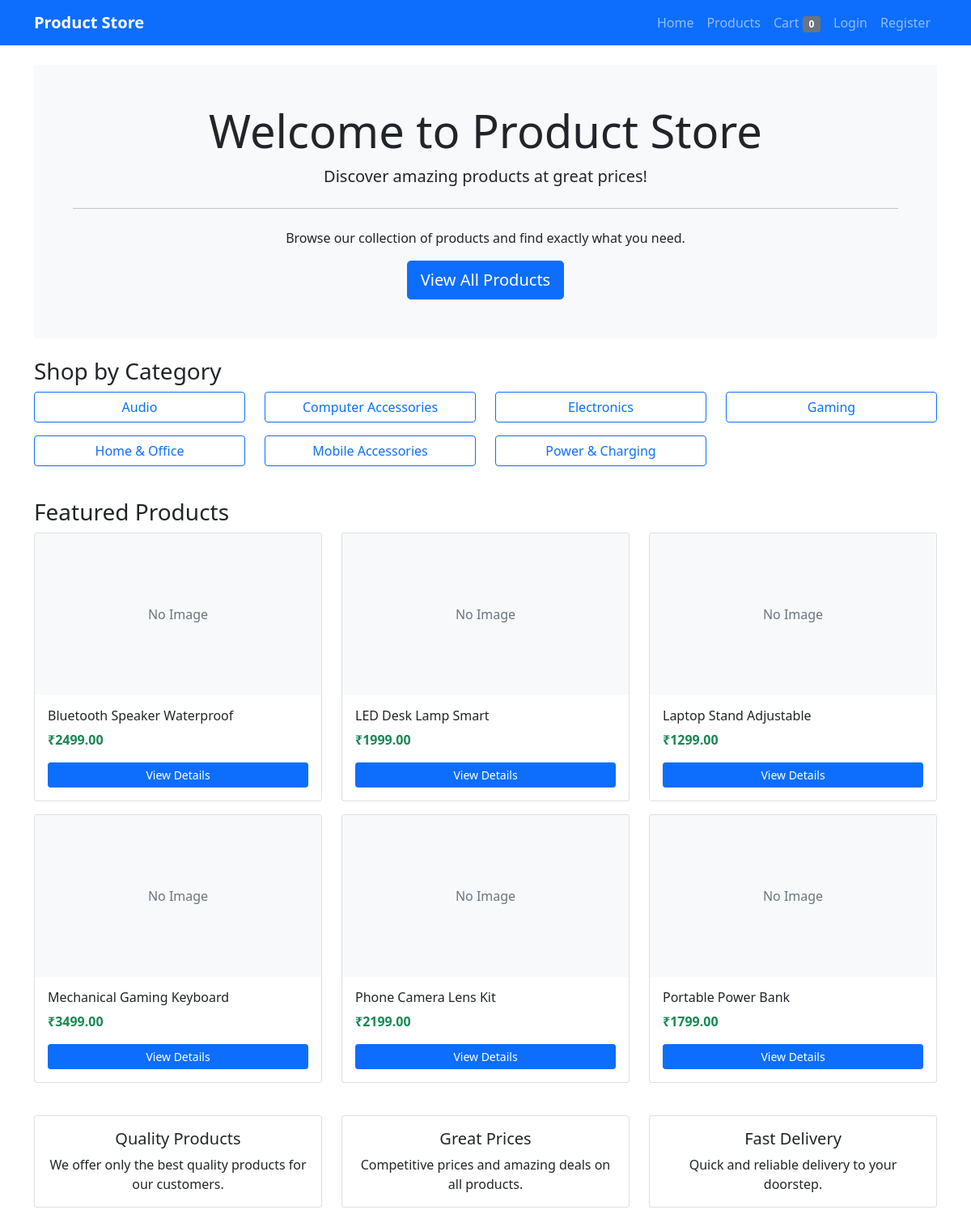
The app's page /, older data.
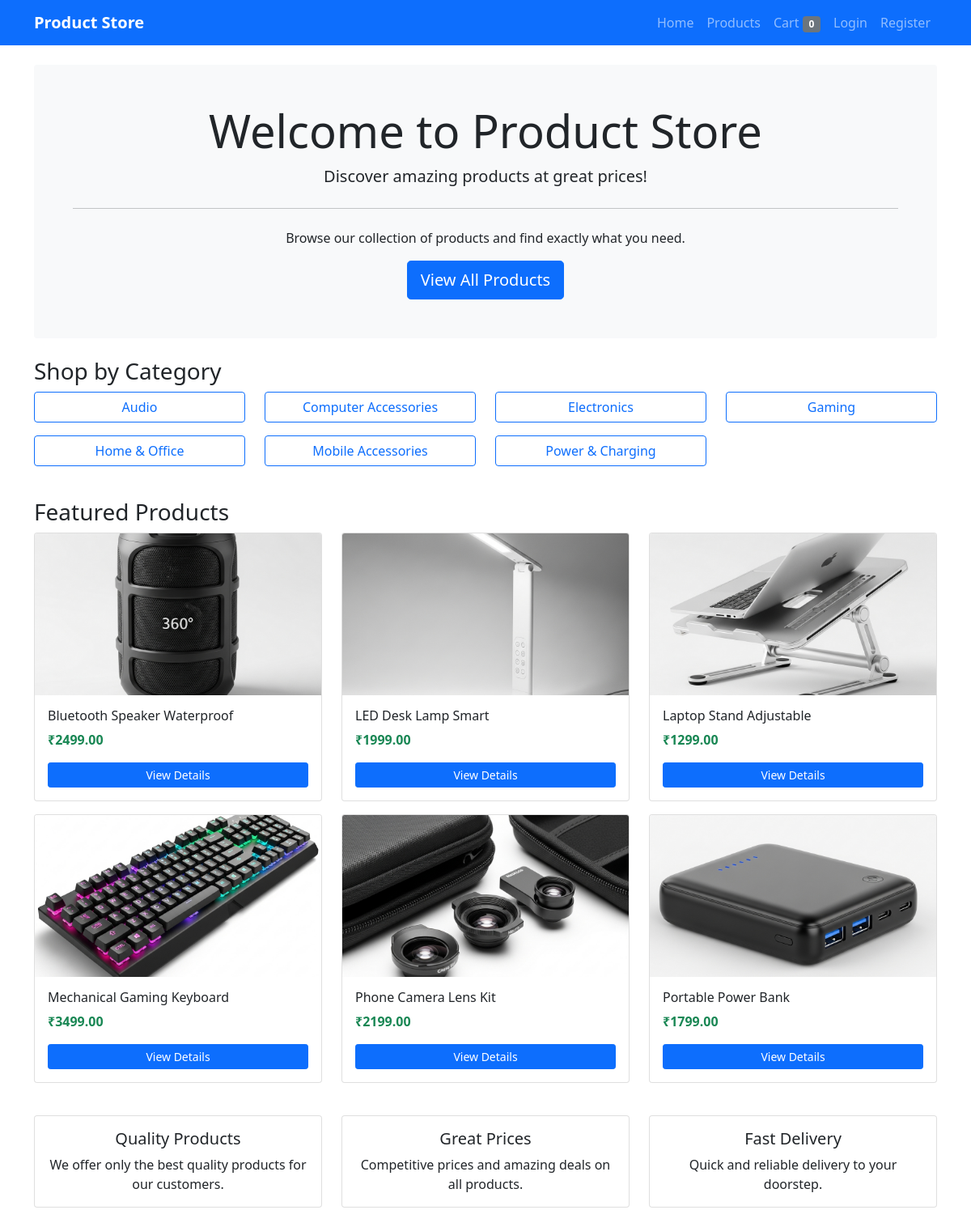
The same page, newer data.
### products/models.py (models this page shows, shortened)
class Category(models.Model):
    name = models.CharField(max_length=100)
    slug = models.SlugField(max_length=100, unique=True)
    description = models.TextField(blank=True)
    created_at = models.DateTimeField(auto_now_add=True)
    class Meta:
        verbose_name_plural = 'Categories'
        ordering = ['name']

class Product(models.Model):
    name = models.CharField(max_length=200)
    slug = models.SlugField(max_length=200, unique=True)
    description = models.TextField()
    price = models.DecimalField(max_digits=10, decimal_places=2)
    category = models.ForeignKey(Category, on_delete=models.CASCADE, related_name='products', null=True, blank=True)
    image = models.ImageField(upload_to='products/', blank=True, null=True)
    created_at = models.DateTimeField(auto_now_add=True)
    updated_at = models.DateTimeField(auto_now=True)
    class Meta:
        ordering = ['name']

### products/views.py (the view)
# urls.py: path('', views.home, name='home'),
def home(request):
    featured_products = Product.objects.filter(category__isnull=False)[:6]
    categories = Category.objects.all()
    return render(request, 'products/home.html', {
        'featured_products': featured_products,
        'categories': categories
    })

### products/templates/products/home.html (shortened to what this page needs)
{% extends 'products/base.html' %}
{% block content %}
<div class="jumbotron bg-light p-5 rounded mb-4">
    <div class="text-center">
        <h1 class="display-4">Welcome to Product Store</h1>
        <p class="lead">Discover amazing products at great prices!</p>
        <hr class="my-4">
        <p>Browse our collection of products and find exactly what you need.</p>
        <a class="btn btn-primary btn-lg" href="{% url 'product_list' %}" role="button">View All Products</a>
    </div>
</div>
{% if categories %}
<div class="row mb-4">
    <div class="col-12">
        <h3>Shop by Category</h3>
        <div class="row">
            {% for category in categories %}
            <div class="col-md-3 mb-3">
                <a href="{% url 'product_list' %}?category={{ category.slug }}" class="btn btn-outline-primary w-100">
                    {{ category.name }}
                </a>
            </div>
            {% endfor %}
        </div>
    </div>
</div>
{% endif %}
{% if featured_products %}
<div class="row mb-4">
    <div class="col-12">
        <h3>Featured Products</h3>
        <div class="row">
            {% for product in featured_products %}
            <div class="col-md-4 mb-3">
                <div class="card h-100">
                    {% if product.image %}
                        <img src="{{ product.image.url }}" class="card-img-top" alt="{{ product.name }}">
                    {% else %}
                        <div class="card-img-top bg-light d-flex align-items-center justify-content-center">
                            <span class="text-muted">No Image</span>
                        </div>
                    {% endif %}
                    <div class="card-body d-flex flex-column">
                        <h6 class="card-title">{{ product.name }}</h6>
                        <p class="card-text text-success"><strong>₹{{ product.price }}</strong></p>
                        <a href="{% url 'product_detail' product.slug %}" class="btn btn-sm btn-primary mt-auto">View Details</a>
                    </div>
                </div>
            </div>
            {% endfor %}
        </div>
    </div>
</div>
{% endif %}
<div class="row">
    <div class="col-md-4">
        <div class="card mb-4">
            <div class="card-body text-center">
                <h5 class="card-title">Quality Products</h5>
                <p class="card-text">We offer only the best quality products for our customers.</p>
            </div>
        </div>
    </div>
    <div class="col-md-4">
        <div class="card mb-4">
            <div class="card-body text-center">
                <h5 class="card-title">Great Prices</h5>
                <p class="card-text">Competitive prices and amazing deals on all products.</p>
            </div>
        </div>
    </div>
    <div class="col-md-4">
        <div class="card mb-4">
            <div class="card-body text-center">
                <h5 class="card-title">Fast Delivery</h5>
                <p class="card-text">Quick and reliable delivery to your doorstep.</p>
            </div>
        </div>
    </div>
</div>
{% endblock %}

### products/templates/products/base.html (shortened to what this page needs)
<!DOCTYPE html>
<html lang="en">
<head>
    <link href="https://cdn.jsdelivr.net/npm/bootstrap@5.1.3/dist/css/bootstrap.min.css" rel="stylesheet">
</head>
<body>
    <nav class="navbar navbar-expand-lg navbar-dark bg-primary mb-4">
        <div class="container">
            <a class="navbar-brand" href="{% url 'home' %}">Product Store</a>
            <div class="navbar-nav ms-auto">
                <a class="nav-link" href="{% url 'home' %}">Home</a>
                <a class="nav-link" href="{% url 'product_list' %}">Products</a>
                <a class="nav-link" href="{% url 'cart_view' %}">Cart <span class="badge bg-secondary">{{ request.session.cart|length|default:0 }}</span></a>
                {% if user.is_authenticated %}
                    <div class="nav-item dropdown">
                        <a class="nav-link dropdown-toggle" href="#" id="navbarDropdown" role="button" data-bs-toggle="dropdown">
                            {{ user.username }}
                        </a>
                        <ul class="dropdown-menu">
                            <li><a class="dropdown-item" href="{% url 'accounts:profile' %}">My Profile</a></li>
                            <li><a class="dropdown-item" href="{% url 'accounts:orders' %}">My Orders</a></li>
                            <li><hr class="dropdown-divider"></li>
                            <li><a class="dropdown-item" href="{% url 'accounts:logout' %}">Logout</a></li>
                        </ul>
                    </div>
                    {% if user.is_staff %}
                        <a class="nav-link" href="/admin/">Admin</a>
                    {% endif %}
                {% else %}
                    <a class="nav-link" href="{% url 'accounts:login' %}">Login</a>
                    <a class="nav-link" href="{% url 'accounts:register' %}">Register</a>
                {% endif %}
            </div>
        </div>
    </nav>
    <div class="container">
        {% block content %}
        {% endblock %}
    </div>
</body>
</html>

### products/templates/products/base.html (style rules this page uses)
.card-img-top { height: 200px; object-fit: cover; }
.navbar-brand { font-weight: bold; }

Row changes from the older to the newer data that the page shows:
changed Product "Bluetooth Speaker Waterproof": image: picture added; no longer shows "No Image"
changed Product "LED Desk Lamp Smart": image: picture added; no longer shows "No Image"
changed Product "Laptop Stand Adjustable": image: picture added; no longer shows "No Image"
changed Product "Mechanical Gaming Keyboard": image: picture added; no longer shows "No Image"
changed Product "Phone Camera Lens Kit": image: picture added; no longer shows "No Image"
changed Product "Portable Power Bank": image: picture added; no longer shows "No Image"
